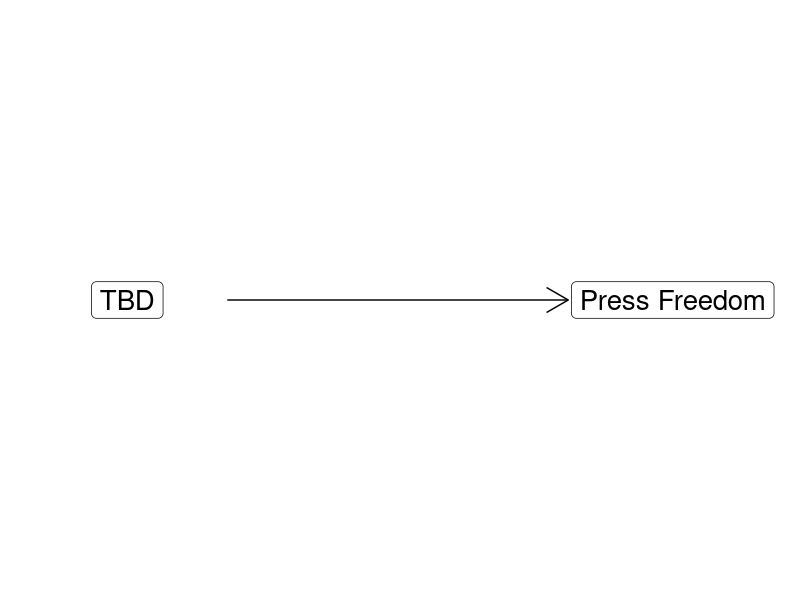
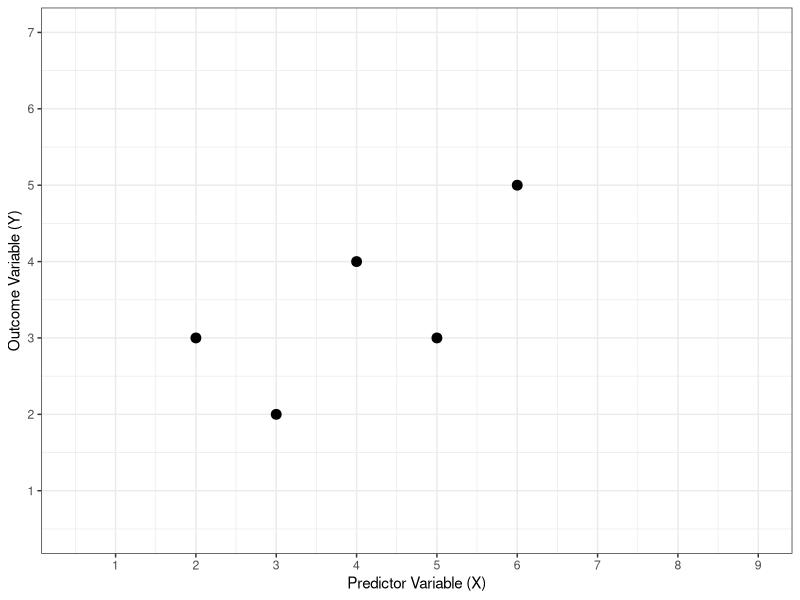
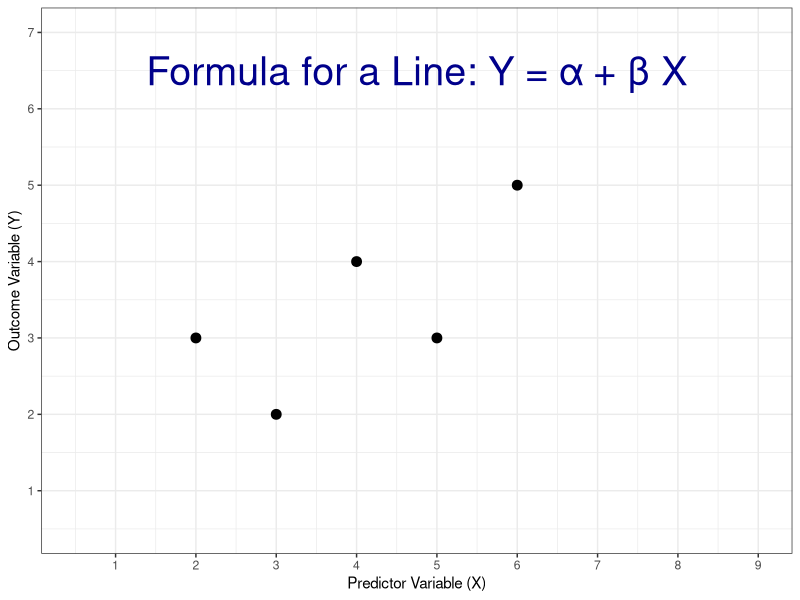
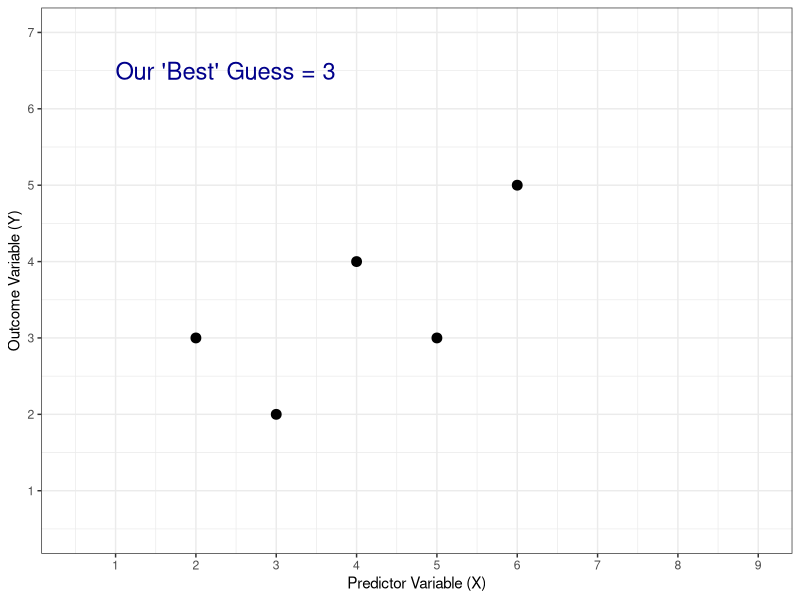
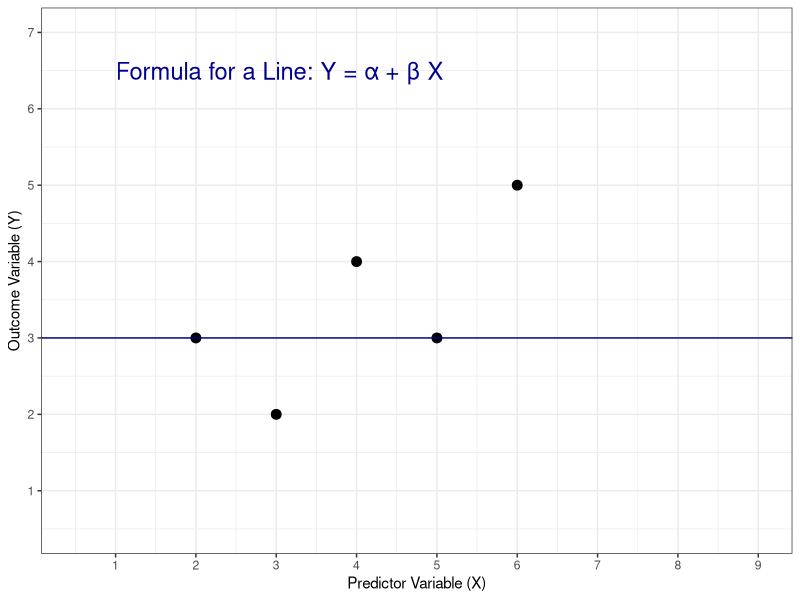
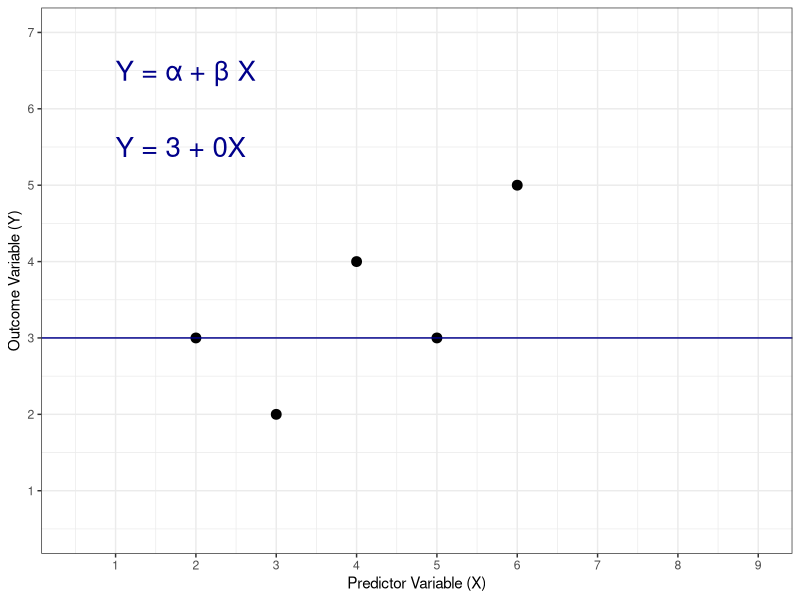
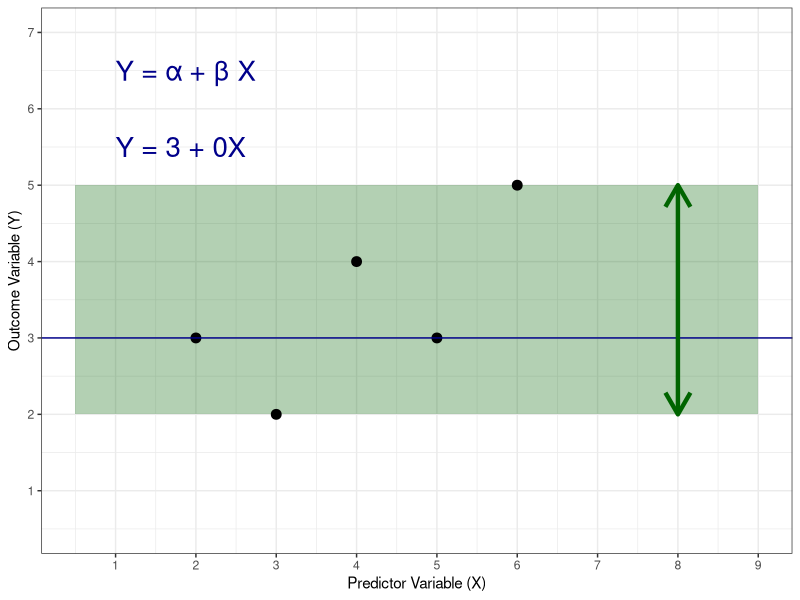
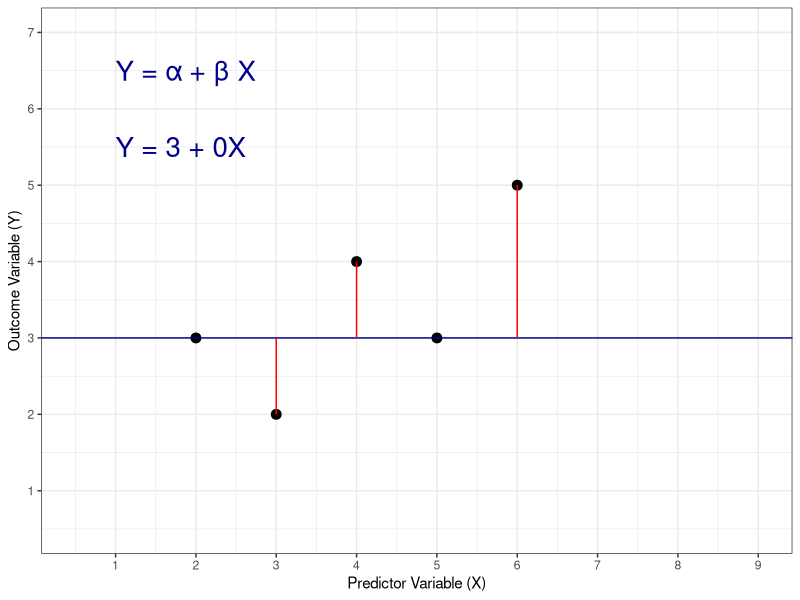

Recreate these plots in R, in order.
## ---- chunk 1
library(tidyverse)
library(readxl)
library(modelr)
#library(kableExtra)
#library(modelsummary)
#library(ggeffects)
## ---- chunk 2
## Manual DAG
d1 <- tibble(
  x = c(-3, 3),
  y = c(1, 1),
  labels = c("TBD", "Press Freedom")
)

ggplot(data = d1, aes(x = x, y = y)) +
  geom_point(size = 8) +
  theme_void() +
  coord_cartesian(xlim = c(-4, 4)) +
  geom_label(aes(label = labels), size = 7) +
  annotate("segment", x = -1.9, xend = 1.85, y = 1, yend = 1, arrow = arrow())
## ---- chunk 3
d_test <- tibble(
  x1 = c(2, 3, 4, 5, 6),
  y1 = c(3, 2, 4, 3, 5)
)

d_test |>
  ggplot(aes(x = x1, y = y1)) + 
  geom_point(size = 3) +
  scale_x_continuous(limits = c(.5, 9), breaks = 1:9) +
  scale_y_continuous(limits = c(.5, 7), breaks = 1:7) +
  theme_bw() +
  labs(x = "Predictor Variable (X)", y = "Outcome Variable (Y)")
## ---- chunk 4
d_test |>
  ggplot(aes(x = x1, y = y1)) + 
  geom_point(size = 3) +
  scale_x_continuous(limits = c(.5, 9), breaks = 1:9) +
  scale_y_continuous(limits = c(.5, 7), breaks = 1:7) +
  theme_bw() +
  labs(x = "Predictor Variable (X)", y = "Outcome Variable (Y)") +
  annotate("text", x = 4.75, y = 6.5, label = "Formula for a Line: Y = \U03B1 + \U03B2 X", size = 10, color = "darkblue")
## ---- chunk 5
d_test |>
  ggplot(aes(x = x1, y = y1)) + 
  geom_point(size = 3) +
  scale_x_continuous(limits = c(.5, 9), breaks = 1:9) +
  scale_y_continuous(limits = c(.5, 7), breaks = 1:7) +
  theme_bw() +
  labs(x = "Predictor Variable (X)", y = "Outcome Variable (Y)") +
  annotate("text", x = 1, y = 6.5, hjust = 0, label = "Our 'Best' Guess = 3", size = 6, color = "darkblue")
## ---- chunk 6
d_test |>
  ggplot(aes(x = x1, y = y1)) + 
  geom_point(size = 3) +
  scale_x_continuous(limits = c(.5, 9), breaks = 1:9) +
  scale_y_continuous(limits = c(.5, 7), breaks = 1:7) +
  theme_bw() +
  labs(x = "Predictor Variable (X)", y = "Outcome Variable (Y)") +
  annotate("text", x = 1, y = 6.5, hjust = 0, label = "Formula for a Line: Y = \U03B1 + \U03B2 X", size = 6, color = "darkblue") +
  geom_hline(yintercept = 3, color = "darkblue")
## ---- chunk 7
d_test |>
  ggplot(aes(x = x1, y = y1)) + 
  geom_point(size = 3) +
  scale_x_continuous(limits = c(.5, 9), breaks = 1:9) +
  scale_y_continuous(limits = c(.5, 7), breaks = 1:7) +
  theme_bw() +
  labs(x = "Predictor Variable (X)", y = "Outcome Variable (Y)") +
  geom_hline(yintercept = 3, color = "darkblue") +
  annotate("text", x = 1, y = 6.5, hjust = 0, label = "Y = \U03B1 + \U03B2 X", size = 7, color = "darkblue") +
  annotate("text", x = 1, y = 5.5, hjust = 0, label = "Y = 3 + 0X", size = 7, color = "darkblue")
## ---- chunk 8
d_test |>
  ggplot(aes(x = x1, y = y1)) + 
  annotate("rect", xmin = 0.5, xmax = 9, ymin = 2, ymax = 5, alpha = .3, fill = "darkgreen") +
  geom_point(size = 3) +
  scale_x_continuous(limits = c(.5, 9), breaks = 1:9) +
  scale_y_continuous(limits = c(.5, 7), breaks = 1:7) +
  theme_bw() +
  labs(x = "Predictor Variable (X)", y = "Outcome Variable (Y)") +
  geom_hline(yintercept = 3, color = "darkblue") +
  annotate("text", x = 1, y = 6.5, hjust = 0, label = "Y = \U03B1 + \U03B2 X", size = 7, color = "darkblue") +
  annotate("text", x = 1, y = 5.5, hjust = 0, label = "Y = 3 + 0X", size = 7, color = "darkblue") +
  annotate("segment", x = 8, xend = 8, y = 2, yend = 5, arrow = arrow(ends = "both"), color = "darkgreen", linewidth = 1.5)
## ---- chunk 9
d_test2 <- d_test |>
  mutate(
    pred = 3,
    residual = pred - y1
  )

d_test2 |>
  ggplot(aes(x = x1, y = y1)) + 
  geom_point(size = 3) +
  scale_x_continuous(limits = c(.5, 9), breaks = 1:9) +
  scale_y_continuous(limits = c(.5, 7), breaks = 1:7) +
  theme_bw() +
  labs(x = "Predictor Variable (X)", y = "Outcome Variable (Y)") +
  geom_hline(yintercept = 3, color = "darkblue") +
  annotate("text", x = 1, y = 6.5, hjust = 0, label = "Y = \U03B1 + \U03B2 X", size = 7, color = "darkblue") +
  annotate("text", x = 1, y = 5.5, hjust = 0, label = "Y = 3 + 0X", size = 7, color = "darkblue") +
  annotate("segment", x = d_test2$x1, xend = d_test2$x1, y = d_test2$y1, yend = d_test2$pred, color = "red")
## ---- chunk 10
d_test2 |>
  ggplot(aes(x = x1, y = y1)) + 
  geom_point(size = 3) +
  scale_x_continuous(limits = c(.5, 9), breaks = 1:9) +
  scale_y_continuous(limits = c(.5, 7), breaks = 1:7) +
  theme_bw() +
  labs(x = "Predictor Variable (X)", y = "Outcome Variable (Y)") +
  geom_hline(yintercept = 3, color = "darkblue") +
  annotate("text", x = 1, y = 6.5, hjust = 0, label = "Y = \U03B1 + \U03B2 X", size = 7, color = "darkblue") +
  annotate("text", x = 1, y = 5.5, hjust = 0, label = "Y = 3 + 0X", size = 7, color = "darkblue") +
  annotate("segment", x = d_test2$x1, xend = d_test2$x1, y = d_test2$y1, yend = d_test2$pred, color = "red") +
  annotate("text", x = 1.7:5.7, y = c(2.8, 2.5, 3.5, 2.8, 4), label = d_test2$residual, color = "red")
## ---- chunk 11
d_test2 |>
  ggplot(aes(x = x1, y = y1)) + 
  geom_point(size = 3) +
  scale_x_continuous(limits = c(.5, 9), breaks = 1:9) +
  scale_y_continuous(limits = c(.5, 7), breaks = 1:7) +
  theme_bw() +
  labs(x = "Predictor Variable (X)", y = "Outcome Variable (Y)") +
  geom_hline(yintercept = 3, color = "darkblue") +
  annotate("text", x = 1, y = 6.5, hjust = 0, label = "Y = \U03B1 + \U03B2 X", size = 7, color = "darkblue") +
  annotate("text", x = 1, y = 5.5, hjust = 0, label = "Y = 3 + 0X", size = 7, color = "darkblue") +
  annotate("segment", x = d_test2$x1, xend = d_test2$x1, y = d_test2$y1, yend = d_test2$pred, color = "red") +
  annotate("text", x = 1.7:5.7, y = c(2.8, 2.5, 3.5, 2.8, 4), label = d_test2$residual, color = "red") +
  annotate("text", x = 1, y = 1, hjust = 0, label = "RSS = 0\U00B2 + 1\U00B2 + -1\U00B2 + 0\U00B2 + -2\U00B2 = 6", color = "red", size = 7)
## ---- chunk 12
d_test2 |>
  ggplot(aes(x = x1, y = y1)) + 
  geom_point(size = 3) +
  scale_x_continuous(limits = c(.5, 9), breaks = 1:9) +
  scale_y_continuous(limits = c(.5, 7), breaks = 1:7) +
  theme_bw() +
  labs(x = "Predictor Variable (X)", y = "Outcome Variable (Y)") +
  annotate("point", x = c(3,5), y = c(2,3), color = "red", size = 3)
## ---- chunk 13
d3 <- tibble(
  x1 = c(3, 5),
  y1 = c(2, 3)
)

res1 <- lm(data = d3, y1 ~ x1)

d_test2 |>
  ggplot(aes(x = x1, y = y1)) + 
  geom_point(size = 3) +
  scale_x_continuous(limits = c(0.2, 9), breaks = 1:9) +
  scale_y_continuous(limits = c(0.2, 7), breaks = 1:7) +
  theme_bw() +
  labs(x = "Predictor Variable (X)", y = "Outcome Variable (Y)") +
  annotate("point", x = c(3,5), y = c(2,3), color = "red", size = 3) +
  geom_abline(slope = res1$coefficients[2], intercept = res1$coefficients[1], color = "darkblue") +
  annotate("text", x = .25, y = 6.5, hjust = 0, label = "Formula for a Line: Y = \U03B1 + \U03B2 X", size = 7, color = "darkblue")
## ---- chunk 14
d_test2 |>
  ggplot(aes(x = x1, y = y1)) + 
  geom_point(size = 3) +
  scale_x_continuous(limits = c(0.2, 9), breaks = 1:9) +
  scale_y_continuous(limits = c(0.2, 7), breaks = 1:7) +
  theme_bw() +
  labs(x = "Predictor Variable (X)", y = "Outcome Variable (Y)") +
  annotate("point", x = c(3,5), y = c(2,3), color = "red", size = 3) +
  geom_abline(slope = res1$coefficients[2], intercept = res1$coefficients[1], color = "darkblue") +
  annotate("text", x = .25, y = 6.5, hjust = 0, label = "Y = 0.5 + 0.5 X", size = 9, color = "darkblue")
## ---- chunk 15
d_test3 <- d_test |>
  add_predictions(res1) |>
  add_residuals(res1)

d_test3 |>
  ggplot(aes(x = x1, y = y1)) + 
  geom_point(size = 3) +
  scale_x_continuous(limits = c(0.2, 9), breaks = 1:9) +
  scale_y_continuous(limits = c(0.2, 7), breaks = 1:7) +
  theme_bw() +
  labs(x = "Predictor Variable (X)", y = "Outcome Variable (Y)") +
  annotate("point", x = c(3,5), y = c(2,3), color = "red", size = 3) +
  geom_abline(slope = res1$coefficients[2], intercept = res1$coefficients[1], color = "darkblue") +
  annotate("text", x = .25, y = 6.5, hjust = 0, label = "Y = 0.5 + 0.5 X", size = 8, color = "darkblue") +
  annotate("segment", x = 2:6, xend = 2:6, y = d_test3$y1, yend = d_test3$pred, color = "red") +
  annotate("text", x = 1.7:5.7, y = c(2.2, 1.5, 3.2, 2.5, 4.25), label = round(d_test3$resid, 1), color = "red") +
  annotate("text", x = .25, y = 5.5, hjust = 0, label = "RSS = 6.75", size = 8, color = "red")
## ---- chunk 16
d4 <- tibble(
  x1 = c(2,4,6),
  y1 = c(3,4,5)
)

res2 <- lm(data = d4, y1 ~ x1)

d_test2 |>
  ggplot(aes(x = x1, y = y1)) + 
  geom_point(size = 3) +
  scale_x_continuous(limits = c(0.2, 9), breaks = 1:9) +
  scale_y_continuous(limits = c(0.2, 7), breaks = 1:7) +
  theme_bw() +
  labs(x = "Predictor Variable (X)", y = "Outcome Variable (Y)") +
  annotate("point", x = c(2,4,6), y = c(3,4,5), color = "red", size = 3) +
  geom_abline(slope = res2$coefficients[2], intercept = res2$coefficients[1], color = "darkblue") +
  annotate("text", x = .25, y = 6.5, hjust = 0, label = "Formula for a Line: Y = \U03B1 + \U03B2 X", size = 7, color = "darkblue")
## ---- chunk 17
d_test4 <- d_test |>
  add_predictions(res2) |>
  add_residuals(res2)

d_test4 |>
  ggplot(aes(x = x1, y = y1)) + 
  geom_point(size = 3) +
  scale_x_continuous(limits = c(0.2, 9), breaks = 1:9) +
  scale_y_continuous(limits = c(0.2, 7), breaks = 1:7) +
  theme_bw() +
  labs(x = "Predictor Variable (X)", y = "Outcome Variable (Y)") +
  annotate("point", x = c(2,4,6), y = c(3,4,5), color = "red", size = 3) +
  geom_abline(slope = res2$coefficients[2], intercept = res2$coefficients[1], color = "darkblue") +
  annotate("text", x = .25, y = 6.5, hjust = 0, label = "Y = 2.0 + 0.5 X", size = 7, color = "darkblue") +
  annotate("segment", x = 2:6, xend = 2:6, y = d_test4$y1, yend = d_test4$pred, color = "red") +
  annotate("text", x = 1.7:5.7, y = c(2.4, 2.7, 3.5, 3.75, 4.4), label = round(d_test4$resid, 1), color = "red") +
  annotate("text", x = .25, y = 5.5, hjust = 0, label = "RSS = 4.5", size = 8, color = "red")
## ---- chunk 18
d_test |>
  ggplot(aes(x = x1, y = y1)) + 
  geom_point(size = 3) +
  scale_x_continuous(limits = c(.5, 9), breaks = 1:9) +
  scale_y_continuous(limits = c(.5, 7), breaks = 1:7) +
  theme_bw() +
  labs(x = "Predictor Variable (X)", y = "Outcome Variable (Y)",
       title = "Assignment: Draw your line of best fit by hand")
